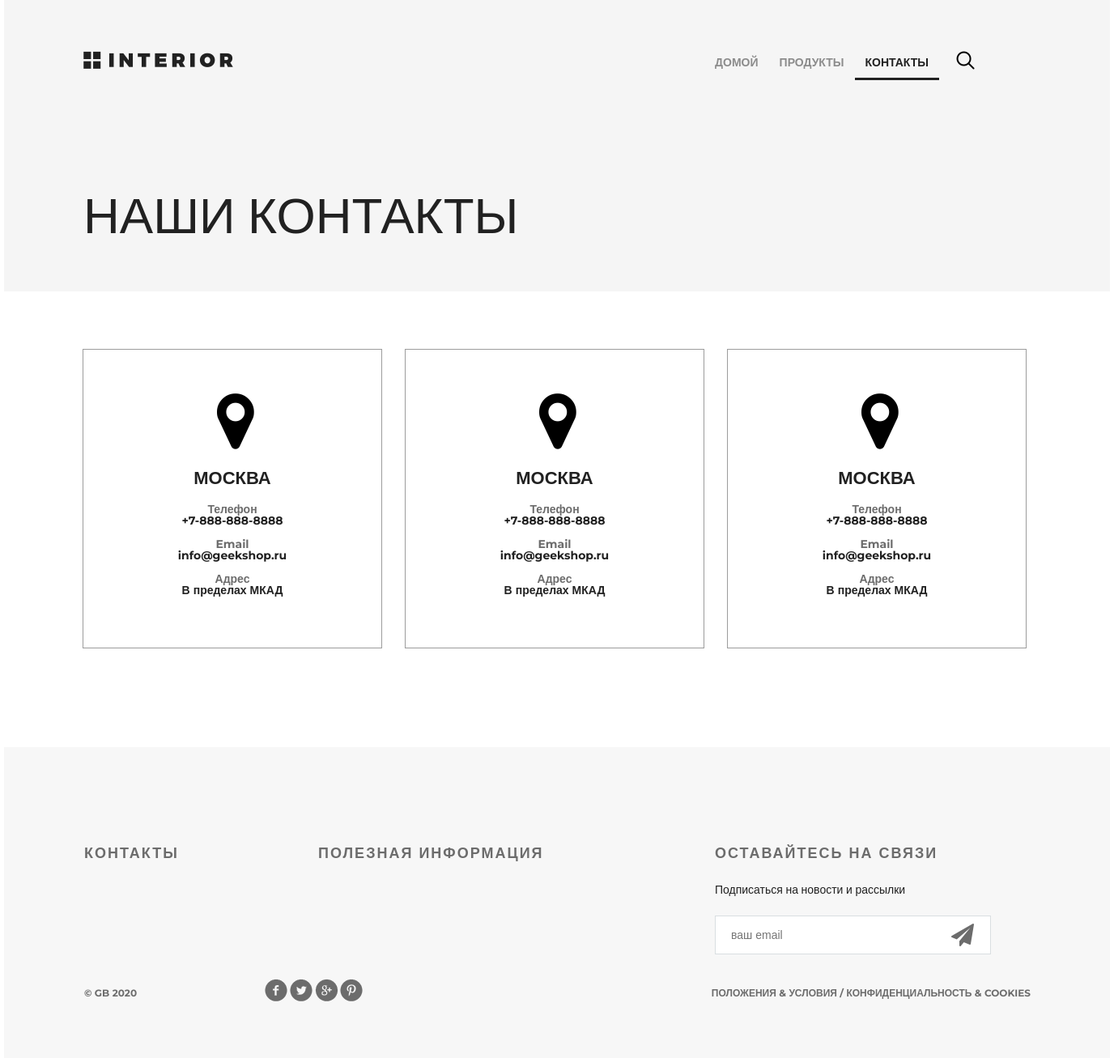
Page /contact/ on the committed database.
### mainapp/models.py (models this page shows)
class Contacts(models.Model):
    city = models.CharField(verbose_name='Город', max_length=30)
    phone = models.CharField(verbose_name='Телефон (формат: +7-888-888-8888)', max_length=15)
    email = models.CharField(verbose_name='Почта', max_length=64)
    address = models.CharField(verbose_name='Адрес', max_length=64)

### mainapp/views.py (the view)
# urls.py: path('contact/', mainapp.contact, name='contact'),
def contact(request):
    content = {
        'title': 'контакты',
        'contacts': Contacts.objects.all()
    }
    return render(request, 'mainapp/contact.html', content)

### mainapp/templates/mainapp/contact.html (shortened to what this page needs)
{% extends 'mainapp/base.html' %}
{% load static %}
{% block content %}
<div class="hero">
    {% include 'mainapp/menu.html' %}
    <h1>наши контакты</h1>
</div>
<div class="location">
    {% for contact in contacts %}
    <div class="location-1">
        <i class="fa fa-map-marker fa-5x"></i>
        <h4>{{ contact.city }}</h4>
        <div class="contacts">
            <h5>Телефон</h5>
            <p>{{ contact.phone }}</p>
        </div>
        <div class="contacts">
            <h5>Email</h5>
            <p>{{ contact.email }}</p>
        </div>
        <div class="contacts">
            <h5>Адрес</h5>
            <p>{{ contact.address }}</p>
        </div>
    </div>
    {% endfor %}
</div>
{% endblock content %}

### static/css/style.css (style rules this page uses)
* { margin: 0; padding: 0; }
body { font-family: 'Montserrat', sans-serif; }
html, body { height: 100%; }
.hero { background-color: #f5f5f5; height: 360px; padding-left: 98px; padding-right: 211px; position: relative; }
.hero h1 { color: #212121; font-size: 62px; font-weight: 100; text-align: left; margin-top: 142px; text-transform: uppercase; }
.location { padding: 0px 97px; }
.location-1 { height: 368px; width: 368px; border: 1px solid #9c9c9c; margin: 71px 28px 122px 0px; float: left; }
.location-1:last-child { margin: 71px 0px 122px 0px; }
.location i { display: block; margin: 48px auto 0px; width: 38px; }
.location h4 { margin: 23px auto 23px; text-transform: uppercase; text-align: center; color: #212121; font-size: 22px; font-weight: 700; line-height: 16px; }
.contacts { text-align: center; margin-bottom: 15px; line-height: 14px; color: #212121; font-size: 14px; font-weight: 700; }
.contacts h5 { color: #6c6c6c; font-size: 14px; font-weight: 700; }

### rows in the picture
Contacts: city "МОСКВА", phone "+7-888-888-8888", email "info@geekshop.ru", address "В пределах МКАД"
Contacts: city "МОСКВА", phone "+7-888-888-8888", email "info@geekshop.ru", address "В пределах МКАД"
Contacts: city "МОСКВА", phone "+7-888-888-8888", email "info@geekshop.ru", address "В пределах МКАД"
